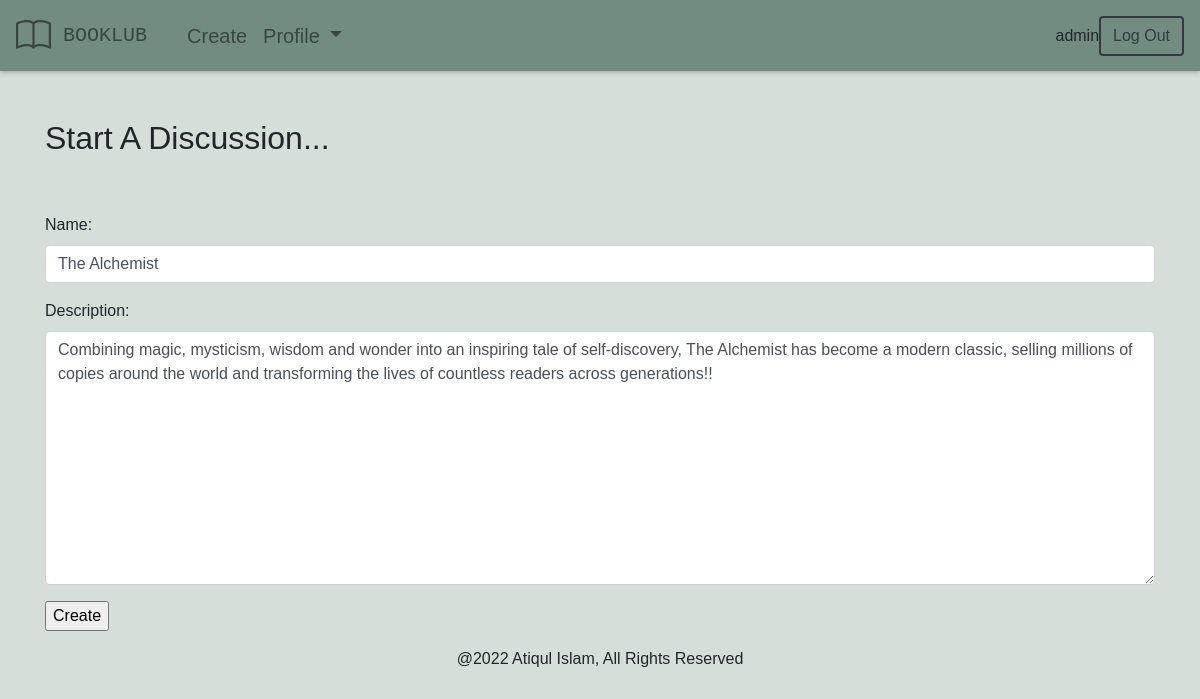
Before: /edit-room/4 (signed in) with the older database file.
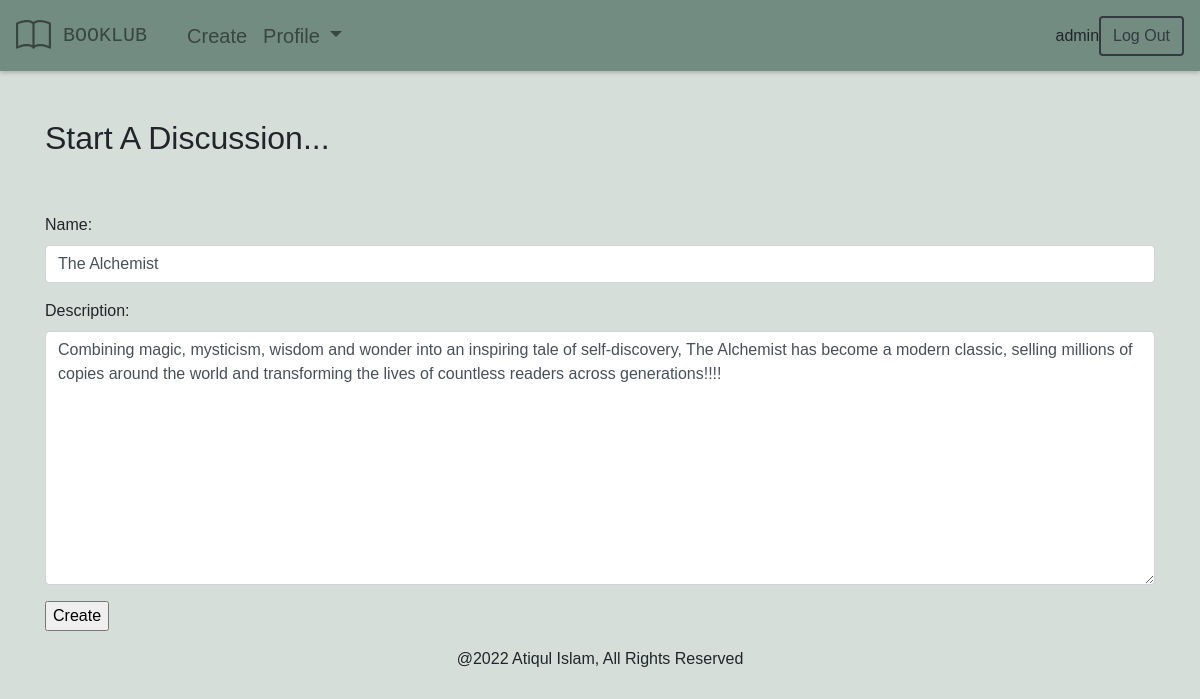
After: the same page with the newer database file.
### backend/models.py (models this page shows, shortened)
class Room(models.Model):
    host = models.ForeignKey(User, on_delete=models.CASCADE)
    name = models.CharField(max_length=255)
    description = models.TextField(null=True)
    date_created = models.DateTimeField(default=datetime.datetime.now)
    class Meta:
        ordering = ['-date_created',]

### backend/views.py (the view, shortened to what this page needs)
# urls.py: path('edit-room/<str:pk>', updateRoom.as_view(), name='edit-room'),
class updateRoom(LoginRequiredMixin, UpdateView):
    template_name = 'backend/create.html'
    form_class = forms.roomForm
    form = models.Room
    success_url = reverse_lazy('my-rooms')
    def get_queryset(self, **kwargs):
        return models.Room.objects.filter(id=self.kwargs['pk'])

### backend/forms.py
class roomForm(ModelForm):
    class Meta:
        model = Room
        fields = ['name', 'description']
        widgets = {
            'name': forms.TextInput(attrs={'class': 'form-control', 'placeholder': 'Enter your task name here...'}),
            'description': forms.Textarea(attrs={'class': 'form-control', 'placeholder': 'Enter a brief description of your task here...'}),
        }

### backend/templates/backend/create.html (shortened to what this page needs)
{% extends 'index.html' %}
{% block page %}
<div class="container">
    <div class="pb-5"></div>
    <h2>Start A Discussion...</h2>
    <div class="form-group pt-5">
        <form method="POST" action="">
            {{ form.as_p }}
            <input type="submit" value="Create">
    </div>
</div>
{% endblock page %}

Changed rows visible on the page:
changed Room "The Alchemist": description "…of countless readers across generations!!" → "…of countless readers across generations!!!!"
